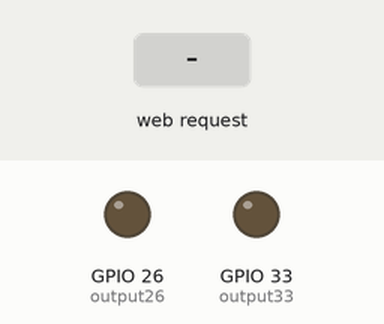
This sketch was run on a simulated ESP32. On the bench: output pins drawn as LEDs (lit = HIGH). Inputs (shaded band) come from the test bench. WiFi joins after 1.5 s; servers stay silent unless stated; what the sketch prints to the serial monitor is not drawn.

Above: at 2.7 s.
2.8 s: HTTP request GET /26/on received
At 3.3 s:
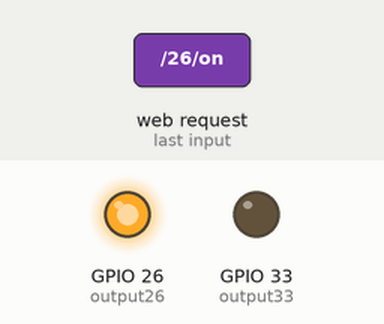
4.3 s: HTTP request GET /33/on received
At 5.5 s:
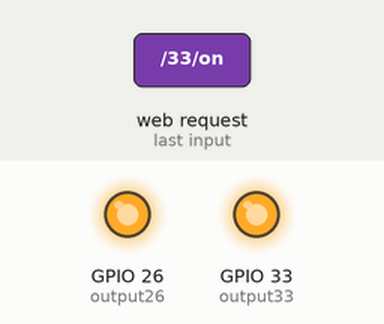
5.8 s: HTTP request GET /26/off received
At 6.8 s:
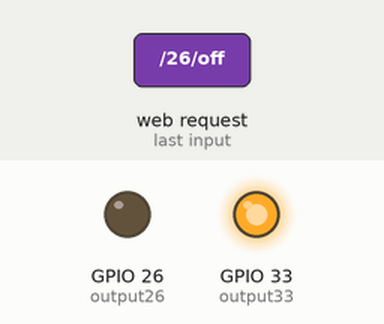
7.3 s: HTTP request GET /33/off received
At 7.9 s:
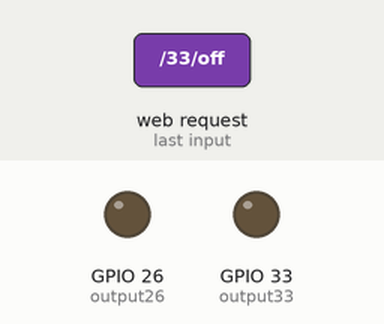
Timing chart, 0 to 9.8 s (numbered marks = the images above; inputs shaded):
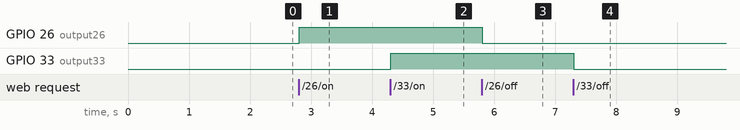

The sketch:

HW6.ino
```cpp
/*********
  Rui Santos
  Complete project details at https://randomnerdtutorials.com
*********/

// Load Wi-Fi library
#include <WiFi.h>

// Replace with your network credentials
const char* ssid =" secret";
const char* password ="secret";

// Set web server port number to 80
WiFiServer server(80);

// Variable to store the HTTP request
String header;

// Auxiliar variables to store the current output state
String output26State = "off";
String output33State = "off";

// Assign output variables to GPIO pins
const int output26 = 26;
const int output33 = 33; //red
const int output35 = 35; //green
const int output32 = 32; //blue

// Current time
unsigned long currentTime = millis();
// Previous time
unsigned long previousTime = 0;
// Define timeout time in milliseconds (example: 2000ms = 2s)
const long timeoutTime = 2000;

void setup() {
  Serial.begin(115200);
  // Initialize the output variables as outputs
  pinMode(output26, OUTPUT);
  pinMode(output33, OUTPUT);
  // Set outputs to LOW
  digitalWrite(output26, LOW);
  digitalWrite(output33, LOW);

  // Connect to Wi-Fi network with SSID and password
  Serial.print("Connecting to ");
  Serial.println(ssid);
  WiFi.begin(ssid, password);
  while (WiFi.status() != WL_CONNECTED) {
    delay(500);
    Serial.print(".");
  }
  // Print local IP address and start web server
  Serial.println("");
  Serial.println("WiFi connected.");
  Serial.println("IP address: ");
  Serial.println(WiFi.localIP());
  server.begin();
}

void loop(){
  WiFiClient client = server.available();   // Listen for incoming clients

  if (client) {                             // If a new client connects,
    currentTime = millis();
    previousTime = currentTime;
    Serial.println("New Client.");          // print a message out in the serial port
    String currentLine = "";                // make a String to hold incoming data from the client
    while (client.connected() && currentTime - previousTime <= timeoutTime) {  // loop while the client's connected
      currentTime = millis();
      if (client.available()) {             // if there's bytes to read from the client,
        char c = client.read();             // read a byte, then
        Serial.write(c);                    // print it out the serial monitor
        header += c;
        if (c == '\n') {                    // if the byte is a newline character
          // if the current line is blank, you got two newline characters in a row.
          // that's the end of the client HTTP request, so send a response:
          if (currentLine.length() == 0) {
            // HTTP headers always start with a response code (e.g. HTTP/1.1 200 OK)
            // and a content-type so the client knows what's coming, then a blank line:
            client.println("HTTP/1.1 200 OK");
            client.println("Content-type:text/html");
            client.println("Connection: close");
            client.println();

            // turns the GPIOs on and off
            if (header.indexOf("GET /26/on") >= 0) {
              Serial.println("GPIO 26 on");
              output26State = "on";
              digitalWrite(output26, HIGH);
            } else if (header.indexOf("GET /26/off") >= 0) {
              Serial.println("GPIO 26 off");
              output26State = "off";
              digitalWrite(output26, LOW);
            } else if (header.indexOf("GET /33/on") >= 0) {
              Serial.println("GPIO 33 on");
              output33State = "on";
              digitalWrite(output33, HIGH);
            } else if (header.indexOf("GET /33/off") >= 0) {
              Serial.println("GPIO 33 off");
              output33State = "off";
              digitalWrite(output33, LOW);
            }

            // Display the HTML web page
            client.println("<!DOCTYPE html><html>");
            client.println("<head><meta name=\"viewport\" content=\"width=device-width, initial-scale=1\">");
            client.println("<link rel=\"icon\" href=\"data:,\">");
            // CSS to style the on/off buttons
            // Feel free to change the background-color and font-size attributes to fit your preferences
            client.println("<style>html { font-family: Helvetica; display: inline-block; margin: 0px auto; text-align: center;}");
            client.println(".button { background-color: #4CAF50; border: none; color: white; padding: 16px 40px;");
            client.println("text-decoration: none; font-size: 30px; margin: 2px; cursor: pointer;}");
            client.println(".button2 {background-color: #555555;}</style></head>");

            // Web Page Heading
            client.println("<body><h1>ESP32 Web Server</h1>");

            // Display current state, and ON/OFF buttons for GPIO 26
            client.println("<p>GPIO 26 - State " + output26State + "</p>");
            // If the output26State is off, it displays the ON button
            if (output26State=="off") {
              client.println("<p><a href=\"/26/on\"><button class=\"button\">ON</button></a></p>");
            } else {
              client.println("<p><a href=\"/26/off\"><button class=\"button button2\">OFF</button></a></p>");
            }

            // Display current state, and ON/OFF buttons for GPIO 27
            client.println("<p>GPIO 33 - State " + output33State + "</p>");
            // If the output33State is off, it displays the ON button
            if (output33State=="off") {
              client.println("<p><a href=\"/33/on\"><button class=\"button\">ON</button></a></p>");
            } else {
              client.println("<p><a href=\"/33/off\"><button class=\"button button2\">OFF</button></a></p>");
            }
            client.println("</body></html>");

            // The HTTP response ends with another blank line
            client.println();
            // Break out of the while loop
            break;
          } else { // if you got a newline, then clear currentLine
            currentLine = "";
          }
        } else if (c != '\r') {  // if you got anything else but a carriage return character,
          currentLine += c;      // add it to the end of the currentLine
        }
      }
    }
    // Clear the header variable
    header = "";
    // Close the connection
    client.stop();
    Serial.println("Client disconnected.");
    Serial.println("");
  }
}
```

Measured:
- after the input at 2.8 s, GPIO 26 (output26): LOW → HIGH at once
- after the input at 4.3 s, GPIO 33 (output33): LOW → HIGH at once
- after the input at 5.8 s, GPIO 26 (output26): HIGH → LOW at once
- after the input at 7.3 s, GPIO 33 (output33): HIGH → LOW at once
